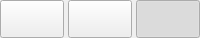
               <widget class="QFrame" name="frame_mainControls">
                <property name="minimumSize">
                 <size>
                  <width>0</width>
                  <height>38</height>
                 </size>
                </property>
                <property name="maximumSize">
                 <size>
                  <width>16777215</width>
                  <height>38</height>
                 </size>
                </property>
                <property name="frameShape">
                 <enum>QFrame::NoFrame</enum>
                </property>
                <property name="frameShadow">
                 <enum>QFrame::Raised</enum>
                </property>
                <property name="lineWidth">
                 <number>0</number>
                </property>
                <layout class="QHBoxLayout" name="horizontalLayout_3">
                 <property name="spacing">
                  <number>4</number>
                 </property>
                 <property name="leftMargin">
                  <number>0</number>
                 </property>
                 <property name="topMargin">
                  <number>0</number>
                 </property>
                 <property name="rightMargin">
                  <number>0</number>
                 </property>
                 <property name="bottomMargin">
                  <number>0</number>
                 </property>
                 <item>
                  <widget class="QPushButton" name="btn_smallModeTogle">
                   <property name="minimumSize">
                    <size>
                     <width>58</width>
                     <height>38</height>
                    </size>
                   </property>
                   <property name="maximumSize">
                    <size>
                     <width>16777215</width>
                     <height>38</height>
                    </size>
                   </property>
                   <property name="cursor">
                    <cursorShape>PointingHandCursor</cursorShape>
                   </property>
                   <property name="toolTip">
                    <string>Toggle Small Mode</string>
                   </property>
                   <property name="text">
                    <string/>
                   </property>
                   <property name="icon">
                    <iconset resource="../resources/src.qrc">
                     <normaloff>:/icons/icons/arrow_left.png</normaloff>:/icons/icons/arrow_left.png</iconset>
                   </property>
                   <property name="checkable">
                    <bool>true</bool>
                   </property>
                  </widget>
                 </item>
                 <item>
                  <widget class="QPushButton" name="btn_preferencesToggle">
                   <property name="minimumSize">
                    <size>
                     <width>58</width>
                     <height>38</height>
                    </size>
                   </property>
                   <property name="maximumSize">
                    <size>
                     <width>16777215</width>
                     <height>38</height>
                    </size>
                   </property>
                   <property name="cursor">
                    <cursorShape>PointingHandCursor</cursorShape>
                   </property>
                   <property name="toolTip">
                    <string>Go To Preferences</string>
                   </property>
                   <property name="text">
                    <string/>
                   </property>
                   <property name="icon">
                    <iconset resource="../resources/src.qrc">
                     <normaloff>:/icons/icons/preferences.png</normaloff>:/icons/icons/preferences.png</iconset>
                   </property>
                   <property name="checkable">
                    <bool>false</bool>
                   </property>
                  </widget>
                 </item>
                 <item>
                  <widget class="QPushButton" name="btn_connectionDroDown">
                   <property name="minimumSize">
                    <size>
                     <width>58</width>
                     <height>38</height>
                    </size>
                   </property>
                   <property name="maximumSize">
                    <size>
                     <width>16777215</width>
                     <height>38</height>
                    </size>
                   </property>
                   <property name="cursor">
                    <cursorShape>PointingHandCursor</cursorShape>
                   </property>
                   <property name="toolTip">
                    <string>Toggle The Connection Menu</string>
                   </property>
                   <property name="text">
                    <string/>
                   </property>
                   <property name="icon">
                    <iconset resource="../resources/src.qrc">
                     <normaloff>:/icons/icons/plug.png</normaloff>:/icons/icons/plug.png</iconset>
                   </property>
                   <property name="checkable">
                    <bool>true</bool>
                   </property>
                   <property name="checked">
                    <bool>true</bool>
                   </property>
                  </widget>
                 </item>
                </layout>
               </widget>
